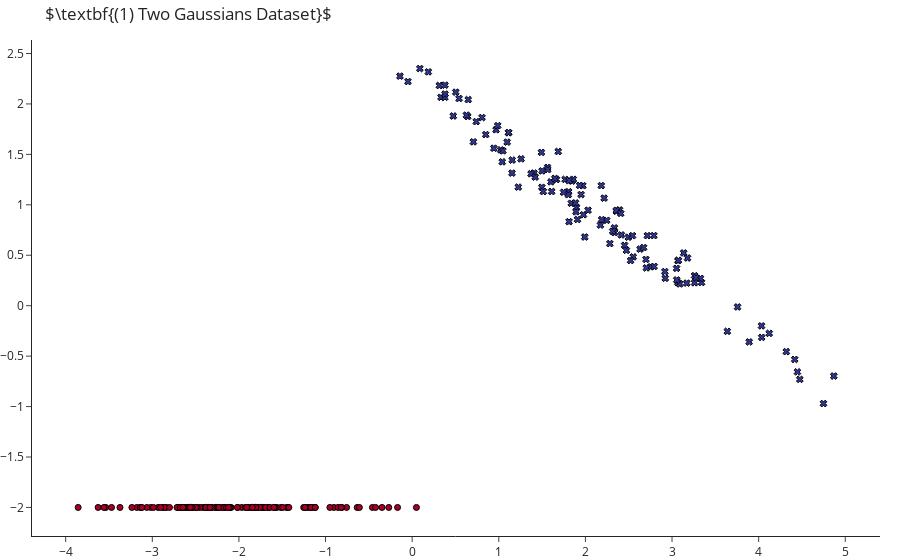

Source (notebook cell):
### Markdown cell above
## Generate Data Scenario
To load the desired dataset call corresponding function

### Code cell
np.random.seed(1)
m = 250
symbols = np.array(["circle", "x"])

def triangle():
    x = np.random.uniform(low=-5, high=5, size=(m, 2))
    return (x, np.array(x[:,0] < x[:,1], dtype=int)), "Linear Separation"
    
def circular(radius=9):
    x = np.random.uniform(low=-5, high=5, size=(m, 2))
    return (x, np.array(x[:,0]**2 + x[:,1]**2 <= radius, dtype=int)), "Circle"

def rectangles():
    x = np.random.uniform(low=-5, high=5, size=(m, 2))
    return (x, np.array( ((-5 <= x[:,0]) & (x[:,0] <= 0) & (-4 <= x[:,1]) & (x[:, 1] <= 0)) |
                         ((1 <= x[:,0])  & (x[:,0] <= 5) & (-1 <= x[:,1]) & (x[:, 1] <= 4)), dtype=int)), \
    "Two Rectangles"

def gaussians(p=.5):
    mu, cov = np.array([[-2,-2], [2,1]]), np.array([[[0.6, 0.4], [0.4, 0.6]], [[1.4, -0.9], [-0.9, .6 ]]])
    mu, cov = np.array([[-2,-2], [2,1]]), np.array([[[0.6, 0], [0.4, 0]], [[1.4, -0.9], [-0.9, .6 ]]])
    print(cov)
    x, y = [], []
    for _ in range(m):
        y.append(int(np.random.uniform() <= p))
        x.append(np.random.multivariate_normal(mu[y[-1]], cov[y[-1]]))
    return (np.array(x), np.array(y)), "Two Gaussians"


def gaussians_non_linear():
    mu = [np.array([-5,-5]), np.array([-5,5]), np.array([5,-5]), np.array([5,5])]
    
    x, y = [], []
    for _m in range(m):
        y.append(int(np.random.choice([0,1,2,3])))
        x.append(mu[y[-1]] + np.random.multivariate_normal([0,0], [[1,0],[0,1]]))
    
    y = np.array(y)   
    return (np.array(x), np.logical_or(y == 1, y == 2).astype(int)), "Four Gaussians Two Classes"

def moons():
    return make_moons(n_samples=m, noise=0.2, random_state=0), "Moons"


# To load different datasets replace `triangle()` with one of the other possible datasets
# (X, y), title = triangle()
# (X, y), title = circular()
(X, y), title = gaussians()
lims = np.array([X.min(axis=0), X.max(axis=0)]).T + np.array([-.4, .4])

go.Figure(data=[go.Scatter(x=X[:,0], y=X[:,1], mode="markers", showlegend=False,
                           marker=dict(color=y, symbol=symbols[y], line=dict(color="black", width=1),
                                       colorscale=[custom[0], custom[-1]]))], 
          layout=go.Layout(title= rf"$\textbf{{(1) {title} Dataset}}$")).show()

### Figure 1 — Plotly figure (JSON) as saved in the notebook; plotly's stock layout.template omitted (floating-point values rounded to 4 significant figures; data arrays with more than 128 entries replaced by an {"elided": "..."} marker saying what was removed)
{"data": [{"marker": {"color": {"elided": "250 int values"}, "colorscale": [[0, "rgb(165,0,38)"], [1, "rgb(49,54,149)"]], "line": {"color": "black", "width": 1}, "symbol": {"elided": "250 str values"}}, "mode": "markers", "showlegend": false, "type": "scatter", "x": {"elided": "250 float values"}, "y": {"elided": "250 float values"}}], "layout": {"title": {"text": "$\\textbf{(1) Two Gaussians Dataset}$"}}}
